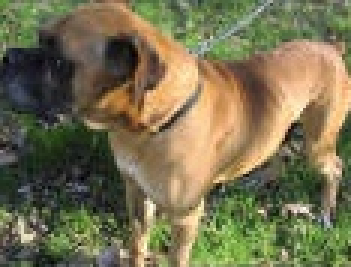
#> input picture VisualAnalytics/Assignment1/images/dog/dog_0000.jpg, 117 x 89 px (shown 3 times larger); its folder holds only this picture in this run
$ jupyter execute --allow-errors basic_image_processing.ipynb
#> lines starting #> are read from the running program, lines starting #| are printed output that depends on the picture
## Assignment 1 - Basic image processing

__Aske Svane Qvist__

All images are retrieved from the webpage:
https://www.kaggle.com/kvpratama/pokemon-images-dataset

Import packages

[cell 1]
import os
import numpy as np
import cv2
import pandas as pd
from pathlib import Path

Create a filepath, an empty dataframe, and a list of all filenames in the image folder

[cell 2]
# The filepath
data_path = os.path.join("images", "dog")

# define pandas with appropriate column names
Columns = ['filename','width','height']
DATA = pd.DataFrame(columns = Columns)

# Create a list of all filenames in the image folder.
filelist = []
basepath = Path(data_path)
files_in_basepath = basepath.iterdir()
for item in files_in_basepath:
    if item.is_file():
        filelist.append(item.name)
#> further down, image is the input picture: shape (89, 117, 3); mean B, G, R 80.8, 113.4, 119.7

Create a function that can split an image according to given measures

[cell 3]
def image_split(h1, h2, w1, w2, image):
#> called with h1 = 0, h2 = 44, w1 = 0, w2 = 58
    new_image = image[h1:h2, w1:w2]
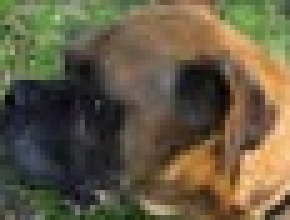
#> new_image: shape (44, 58, 3) (shown 5 times larger); mean B, G, R 67.6, 91.2, 101.2

    return(new_image)

Looping over all the pictures, split them, and save their information.

#> (a cell that did not finish here is left out)

#> call 2 of image_split, with h1 = 0, h2 = 44, w1 = 58, w2 = 117
#> in image_split (call 2), `new_image = image[h1:h2, w1:w2]`:
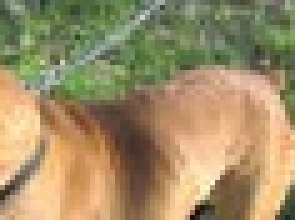
#> new_image: shape (44, 59, 3) (shown 5 times larger); mean B, G, R 102.8, 141.8, 159.7
    bottom_left = image_split(new_height,height,0, new_width,image)
#> call 3 of image_split, with h1 = 44, h2 = 89, w1 = 0, w2 = 58
#> in image_split (call 3), `new_image = image[h1:h2, w1:w2]`:
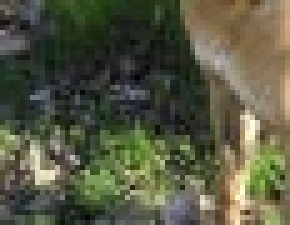
#> new_image: shape (45, 58, 3) (shown 5 times larger); mean B, G, R 66.4, 88.2, 86.2
    bottom_right = image_split(new_height,height,new_width, width,image)
#> call 4 of image_split, with h1 = 44, h2 = 89, w1 = 58, w2 = 117
#> in image_split (call 4), `new_image = image[h1:h2, w1:w2]`:
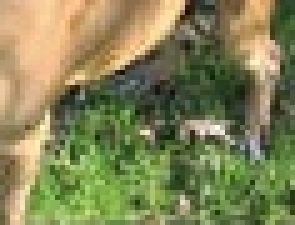
#> new_image: shape (45, 59, 3) (shown 5 times larger); mean B, G, R 86.1, 131.6, 131.3

    # collect the image objects in a string
    new_images = [top_left, top_right,bottom_left, bottom_right]

    # Loop over each of the 4 split images, save them, and attached their into to the dataframe
    img_count = 1

    for img in new_images:

        # Generate unique filename
        new_filename = filename[:-4] + "_slice" + str(img_count) + ".jpg"

        # save the split image
        outfile = os.path.join("sliced_images", new_filename) # joining filepath and new filename.
        cv2.imwrite(outfile, img)

        # Save to dataframe
        DATA = DATA.append({
            'filename': new_filename,
            'height': new_height,
            'width': new_width,
            }, ignore_index=True)

        img_count = img_count + 1

# Save the dataframe as a csv file
DATA.to_csv("image_info.csv")

$ run again, on VisualAnalytics/Assignment1/images/dog/dog_0008.jpg
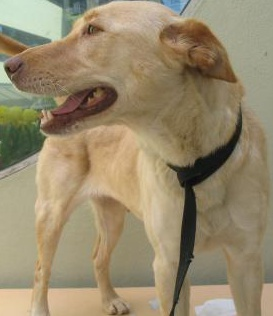
#> input picture VisualAnalytics/Assignment1/images/dog/dog_0008.jpg, 273 x 316 px
#> image is the input picture: shape (316, 273, 3); mean B, G, R 108.6, 137.2, 151.4
#> new_image: shape (158, 137, 3)
#> in image_split (call 3), `new_image = image[h1:h2, w1:w2]`:
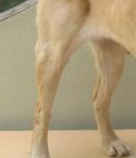
#> new_image: shape (158, 136, 3); mean B, G, R 123, 156.7, 174.9
#> in image_split (call 4), `new_image = image[h1:h2, w1:w2]`:
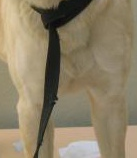
#> new_image: shape (158, 137, 3); mean B, G, R 103, 128.4, 141

$ run again, on VisualAnalytics/Assignment1/images/dog/dog_0009.jpg
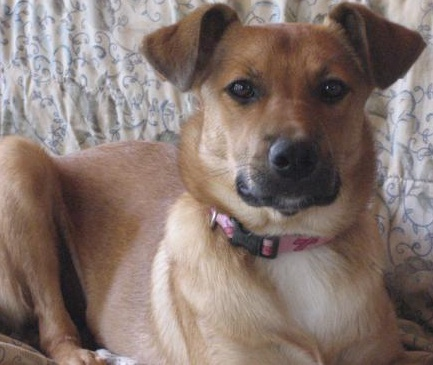
#> input picture VisualAnalytics/Assignment1/images/dog/dog_0009.jpg, 433 x 365 px
#> image is the input picture: shape (365, 433, 3); mean B, G, R 111.3, 117.9, 134.1
#> new_image: shape (182, 217, 3)
#> in image_split (call 3), `new_image = image[h1:h2, w1:w2]`:
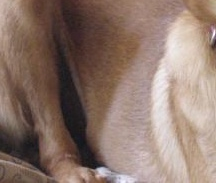
#> new_image: shape (183, 216, 3); mean B, G, R 108.2, 118.8, 141.4
#> in image_split (call 4), `new_image = image[h1:h2, w1:w2]`:
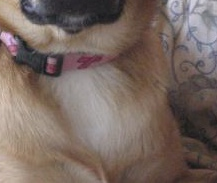
#> new_image: shape (183, 217, 3); mean B, G, R 97.2, 104.5, 119.8

$ run again, on VisualAnalytics/Assignment1/images/dog/dog_0012.jpg
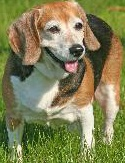
#> input picture VisualAnalytics/Assignment1/images/dog/dog_0012.jpg, 125 x 163 px
#> image is the input picture: shape (163, 125, 3); mean B, G, R 83.5, 127.8, 129
#> new_image: shape (81, 63, 3)
#> in image_split (call 3), `new_image = image[h1:h2, w1:w2]`:
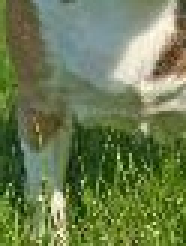
#> new_image: shape (82, 62, 3) (shown 3 times larger); mean B, G, R 80.7, 123.6, 108
#> in image_split (call 4), `new_image = image[h1:h2, w1:w2]`:
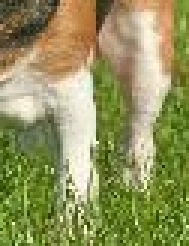
#> new_image: shape (82, 63, 3) (shown 3 times larger); mean B, G, R 92.8, 146.7, 146.3

$ run again, on VisualAnalytics/Assignment1/images/dog/dog_0001.jpg
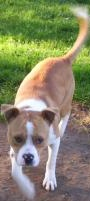
#> input picture VisualAnalytics/Assignment1/images/dog/dog_0001.jpg, 90 x 201 px
#> image is the input picture: shape (201, 90, 3); mean B, G, R 104.1, 135.1, 135.4
#> new_image: shape (101, 45, 3)
#> in image_split (call 4), `new_image = image[h1:h2, w1:w2]`:
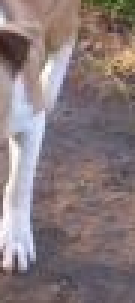
#> new_image: shape (101, 45, 3) (shown 3 times larger); mean B, G, R 123.8, 121.9, 136.4
